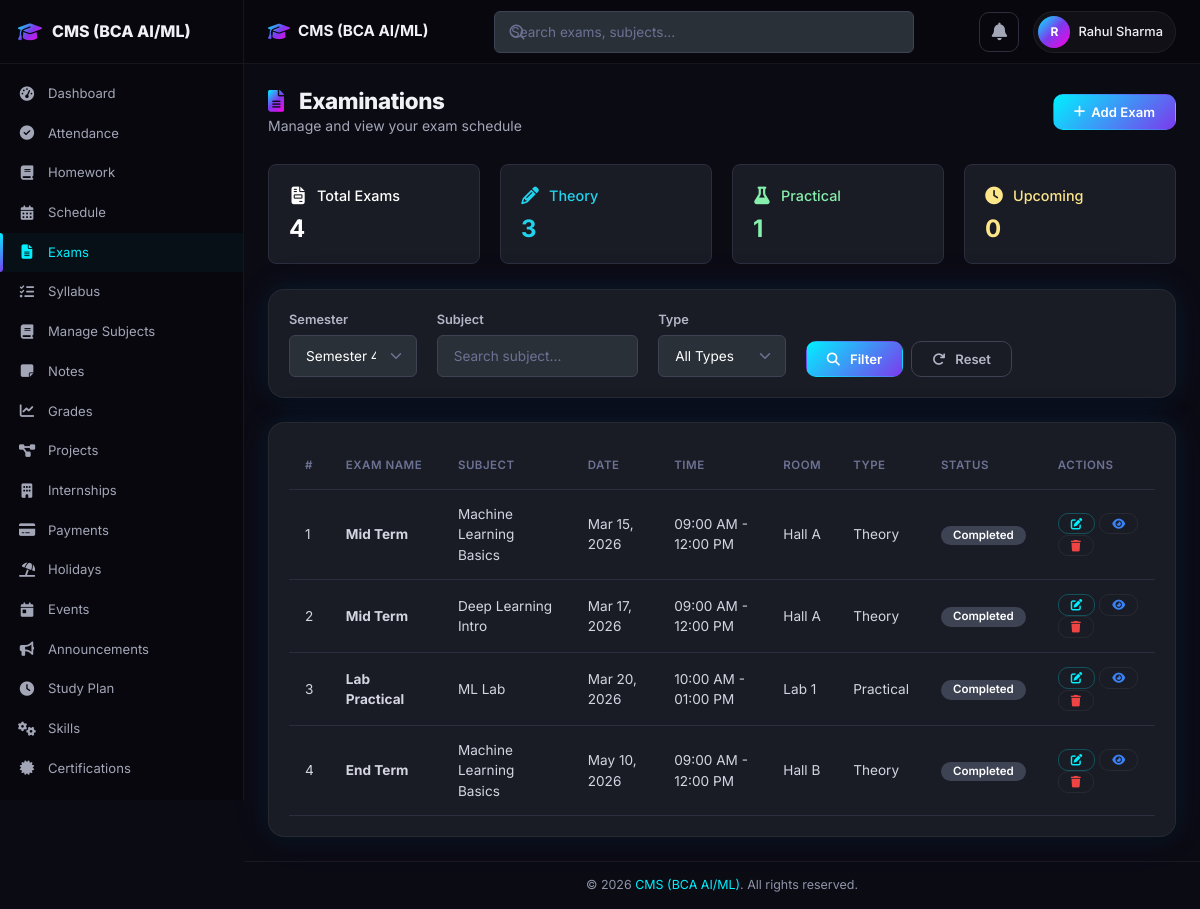
Screenshot of /exam.php (signed in) with the database file from the repository.
### tables this page shows
CREATE TABLE IF NOT EXISTS exams (
    id INT AUTO_INCREMENT PRIMARY KEY,
    user_id INT NOT NULL,
    exam_name VARCHAR(200) NOT NULL,
    subject VARCHAR(100) NOT NULL,
    date DATE NOT NULL,
    start_time TIME NOT NULL,
    end_time TIME NOT NULL,
    room_no VARCHAR(50) DEFAULT '',
    type ENUM('Theory', 'Practical', 'Viva', 'Internal') DEFAULT 'Theory',
    semester INT NOT NULL DEFAULT 1,
    created_at TIMESTAMP DEFAULT CURRENT_TIMESTAMP,
    FOREIGN KEY (user_id) REFERENCES users(id) ON DELETE CASCADE,
    INDEX idx_exams_user (user_id),
    INDEX idx_exams_date (date),
    INDEX idx_exams_subject (subject)
);

### includes/functions.php (called while the page is built, shortened)
<?php
function formatDate($date) {
    return date('M d, Y', strtotime($date));
}
function paginate($pdo, $table, $where, $params, $limit = 20, $pageKey = 'page') {
    $page = max(1, (int)($_GET[$pageKey] ?? 1));
    $countSql = "SELECT COUNT(*) FROM $table $where";
    $countStmt = $pdo->prepare($countSql);
    $countStmt->execute($params);
    $total = (int)$countStmt->fetchColumn();
    $totalPages = max(1, ceil($total / $limit));
    $page = min($page, $totalPages);
    $offset = ($page - 1) * $limit;
    return [
        'page' => $page,
        'limit' => $limit,
        'offset' => $offset,
        'total' => $total,
        'totalPages' => $totalPages,
        'sql' => " LIMIT $limit OFFSET $offset"
    ];
}

### exam.php (the view, shortened to what this page needs)
<?php
require_once 'config/db_connection.php';
require_once 'includes/functions.php';
$userId = $_SESSION['user_id'];
$semester = $_GET['semester'] ?? $_SESSION['user_semester'] ?? 1;
$subjectFilter = $_GET['subject'] ?? '';
$where = "WHERE user_id = ?";
$params = [$userId];
if(!empty($semester)) {
    $where .= " AND semester = ?";
    $params[] = $semester;
}
$pagi = paginate($pdo, 'exams', $where, $params, 20);
$stmt = $pdo->prepare("SELECT * FROM exams $where ORDER BY date ASC, start_time ASC" . $pagi['sql']);
$stmt->execute($params);
$exams = $stmt->fetchAll(PDO::FETCH_ASSOC);
$upcomingExams = array_filter($exams, function($exam) {
    $examDate = strtotime($exam['date']);
    $threeDaysLater = strtotime('+3 days');
    return $examDate >= strtotime('today') && $examDate <= $threeDaysLater;
});
require 'includes/header.php';
require 'includes/navbar.php';
require 'includes/sidebar.php';
?>
<div class="app-content">
    <div class="page-header">
        <div>
            <h2><i class="fas fa-file-alt"></i> Examinations</h2>
            <p>Manage and view your exam schedule</p>
        </div>
        <a href="add_exam.php" class="btn btn-primary">
            <i class="fas fa-plus"></i>Add Exam
        </a>
    </div>
    <div class="exam-counter-grid">
        <div class="counter-card">
            <div class="counter-top">
                <i class="fa-solid fa-file-invoice"></i>
                <span>Total Exams</span>
            </div>
            <h3 class="counter-number"><?php echo count($exams); ?></h3>
        </div>
        <div class="counter-card">
            <div class="counter-top" style="color: #22d3ee;">
                <i class="fa-solid fa-pencil"></i>
                <span>Theory</span>
            </div>
            <h3 class="counter-number" style="color: #22d3ee;"><?php echo count(array_filter($exams, function($e) { return $e['type'] == 'Theory'; })); ?></h3>
        </div>
        <div class="counter-card">
            <div class="counter-top" style="color: #86efac;">
                <i class="fa-solid fa-flask"></i>
                <span>Practical</span>
            </div>
            <h3 class="counter-number" style="color: #86efac;"><?php echo count(array_filter($exams, function($e) { return $e['type'] == 'Practical'; })); ?></h3>
        </div>
        <div class="counter-card">
            <div class="counter-top" style="color: #fde68a;">
                <i class="fa-solid fa-clock"></i>
                <span>Upcoming</span>
            </div>
            <h3 class="counter-number" style="color: #fde68a;"><?php echo count($upcomingExams); ?></h3>
        </div>
    </div>
    <div class="card mb-4">
        <div class="card-body">
            <form method="GET" class="row g-3">
                <div class="col-md-2">
                    <label class="form-label">Semester</label>
                    <select class="form-select" name="semester">
                        <?php for($i = 1; $i <= 8; $i++): ?>
                        <option value="<?php echo $i; ?>" <?php echo $semester == $i ? 'selected' : ''; ?>>
                            Semester <?php echo $i; ?>
                        </option>
                        <?php endfor; ?>
                    </select>
                </div>
                <div class="col-md-3">
                    <label class="form-label">Subject</label>
                    <input type="text" class="form-control" name="subject"
                           placeholder="Search subject..."
                           value="<?php echo htmlspecialchars($subjectFilter); ?>">
                </div>
                <div class="col-md-2">
                    <label class="form-label">Type</label>
                    <select class="form-select" name="type">
                        <option value="">All Types</option>
                    </select>
                </div>
                <div class="col-md-4 d-flex align-items-end">
                    <button type="submit" class="btn btn-primary me-2"><i class="fas fa-search me-1"></i>Filter</button>
                    <a href="exam.php" class="btn btn-outline-secondary"><i class="fas fa-redo me-1"></i>Reset</a>
                </div>
            </form>
        </div>
    </div>
    <div class="card">
        <div class="card-body">
            <?php if(empty($exams)): ?>
            <div class="empty-state">
                <i class="fas fa-calendar-times"></i>
                <h5>No exams found</h5>
                <p>Add your first exam to get started</p>
                <a href="add_exam.php" class="btn btn-primary"><i class="fas fa-plus"></i> Add Exam</a>
            </div>
            <?php else: ?>
            <div class="table-responsive">
                <table class="table table-hover">
                    <thead>
                        <tr>
                            <th>#</th>
                            <th>Exam Name</th>
                            <th>Subject</th>
                            <th>Date</th>
                            <th>Time</th>
                            <th>Room</th>
                            <th>Type</th>
                            <th>Status</th>
                            <th>Actions</th>
                        </tr>
                    </thead>
                    <tbody>
                        <?php foreach($exams as $index => $exam):
                            $examDate = strtotime($exam['date']);
                            $isUpcoming = $examDate >= strtotime('today') && $examDate <= strtotime('+3 days');
                            $isPast = $examDate < strtotime('today');
                        ?>
                        <tr class="<?php echo $isUpcoming ? 'exam-upcoming' : ''; ?>">
                            <td><?php echo $index + 1; ?></td>
                            <td><strong><?php echo htmlspecialchars($exam['exam_name']); ?></strong></td>
                            <td><?php echo htmlspecialchars($exam['subject']); ?></td>
                            <td><?php echo formatDate($exam['date']); ?></td>
                            <td><?php echo date('h:i A', strtotime($exam['start_time'])).' - '.date('h:i A', strtotime($exam['end_time'])); ?></td>
                            <td><?php echo htmlspecialchars($exam['room_no']); ?></td>
                            <td>
                                <span class="status-badge type-<?php echo strtolower($exam['type']); ?>">
                                    <?php echo $exam['type']; ?>
                                </span>
                            </td>
                            <td>
                                <?php if($isPast): ?>
                                    <span class="badge bg-secondary">Completed</span>
                                <?php elseif($isUpcoming): ?>
                                    <span class="badge bg-danger">Upcoming</span>
                                <?php else: ?>
                                    <span class="badge bg-info">Scheduled</span>
                                <?php endif; ?>
                            </td>
                            <td>
                                <a href="edit_exam.php?id=<?= $exam['id'] ?>" class="btn btn-sm btn-outline-primary" title="Edit"><i class="fas fa-edit"></i></a>
                                <a href="view.php?type=exam&id=<?= $exam['id'] ?>" class="btn btn-sm btn-outline-info" title="View"><i class="fas fa-eye"></i></a>
                                <a href="delete.php?type=exam&id=<?= $exam['id'] ?>" class="btn btn-sm btn-outline-danger" title="Delete" data-confirm="this exam"><i class="fas fa-trash"></i></a>
                            </td>
                        </tr>
                        <?php endforeach; ?>
                    </tbody>
                </table>
            </div>
            <?php endif; ?>
        </div>
    </div>
</div>
<?php require 'includes/footer.php'; ?>

### css/dark-fix.css (style rules this page uses)
.card, .card-panel, .detail-card, .info-card, .modal-content, .list-group-item, .card-header, .card-footer { background-color: #191c24 !important; color: #ffffff; }
.card .card-body { background-color: transparent; color: #ffffff; }
.table { background-color: #191c24 !important; color: #d5d5e2; border-color: #2c2e3e; }
.table th { background-color: #191c24 !important; color: #6c7293 !important; border-color: #2c2e3e; font-weight: 600; }
.table td { background-color: #191c24 !important; color: #d5d5e2; border-color: #2c2e3e; }
.table thead th { background-color: #191c24 !important; color: #6c7293 !important; border-bottom-color: #2c2e3e !important; }
.form-control, .form-select, input[type="text"], input[type="email"], input[type="password"], input[type="number"], input[type="date"], input[type="time"], input[type="url"], input[type="file"], input[type="search"], input[type="tel"], textarea, select { background-color: #2a3038 !important; border: 1px solid #3d4352 !important; color: #ffffff !important; border-radius: 6px; padding: 10px 16px; font-family: 'Inter', sans-serif; font-size: 0.85rem; transition: border-color 0.2s ease, box-shadow 0.2s ease; }
.form-control::placeholder, input::placeholder, textarea::placeholder { color: #6c7293 !important; opacity: 1; }
.form-label { color: #b5b5c8 !important; font-weight: 600; font-size: 0.8rem; margin-bottom: 6px; }
.form-select { background-repeat: no-repeat; background-position: right 0.75rem center; background-size: 16px 12px; padding-right: 2.5rem; -webkit-appearance: none; -moz-appearance: none; appearance: none; }
select option { background-color: #2a3038 !important; color: #ffffff !important; }
select option:hover, select option:checked, select option:focus { background-color: #3d4352 !important; }
.badge { color: #ffffff !important; font-weight: 600; }
.badge.bg-secondary { background-color: #3d4352 !important; }
.btn-outline-secondary { border-color: #3d4352 !important; color: #b5b5c8 !important; }

### css/exam.css (style rules this page uses)
.exam-counter-grid { display: grid; grid-template-columns: repeat(4, 1fr); gap: 20px; width: 100%; margin-bottom: 25px; }
.counter-card { background-color: #191c24; border: 1px solid #2c2e3e; border-radius: 8px; padding: 20px; display: flex; flex-direction: column; gap: 10px; color: #ffffff; }
.counter-top { display: flex; align-items: center; gap: 10px; font-size: 0.9rem; font-weight: 500; color: #ffffff; }
.counter-top i { width: 18px; text-align: center; font-size: 1.1rem; }
.counter-number { font-size: 24px; font-weight: bold; color: #ffffff; margin: 0; line-height: 1.1; }

### rows the page displays
exams: exam_name "Mid Term", subject "Machine Learning Basics", date "Mar 15, 2026", start_time "09:00 AM", end_time "12:00 PM", room_no "Hall A", type "Theory", shows "Completed"
exams: exam_name "Mid Term", subject "Deep Learning Intro", date "Mar 17, 2026", start_time "09:00 AM", end_time "12:00 PM", room_no "Hall A", type "Theory", shows "Completed"
exams: exam_name "Lab Practical", subject "ML Lab", date "Mar 20, 2026", start_time "10:00 AM", end_time "01:00 PM", room_no "Lab 1", type "Practical", shows "Completed"
exams: exam_name "End Term", subject "Machine Learning Basics", date "May 10, 2026", start_time "09:00 AM", end_time "12:00 PM", room_no "Hall B", type "Theory", shows "Completed"

### other values shown
SITE_NAME "CMS (BCA AI/ML)"
substr($_SESSION['user_name'] ?? 'U', 0, 1) "R"
$_SESSION['user_name'] "Rahul Sharma"
count($exams) "4"
count($upcomingExams) "0"
